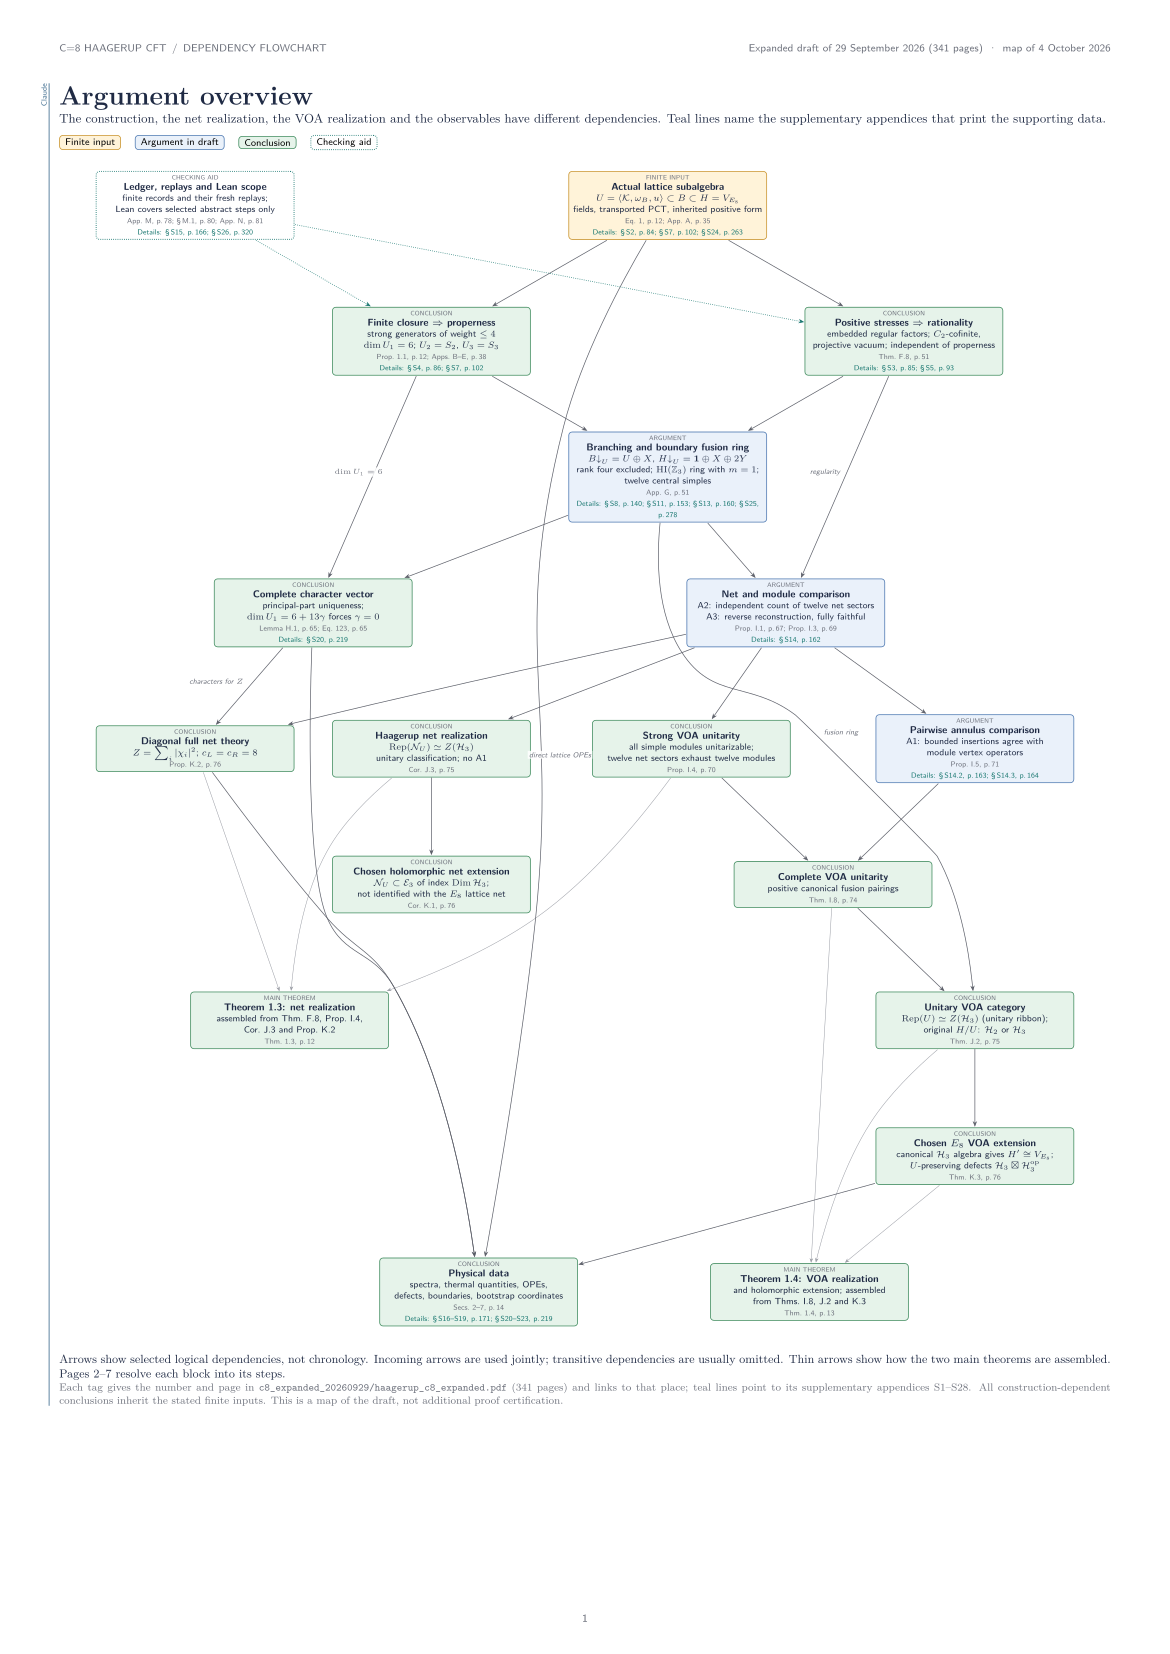

Here is the Python script that generated this plot:
#!/usr/bin/env python3
"""Build the dependency flowchart of the expanded c=8 Haagerup CFT draft.

The flowchart maps the argument of
    c8_expanded_20260929/haagerup_c8_expanded.pdf   (341 pages)
Every reference tag (theorem number and page) is read from that draft's
.aux and .toc files, and every tag is a link to the corresponding named
destination in the draft PDF.

Pipeline:
  1. read labels (.aux) and table-of-contents entries (.toc) of the draft;
  2. typeset every node once to measure its size;
  3. lay out each page with Graphviz `dot`, using the measured sizes;
  4. write hi_cft_c8_dependency_flowchart.tex with explicit coordinates;
  5. compile it twice into a scratch directory and copy the PDF here.

Usage (from the repository root):
    python hi_cft_c8_dependency_flowchart.py            # write .tex and build PDF
    python hi_cft_c8_dependency_flowchart.py --tex-only # write .tex only

The written .tex is self-contained (TikZ with explicit coordinates); it can be
edited by hand, but rerunning this script regenerates it from the page
specifications below.
"""

import argparse
import json
import os
import re
import shutil
import subprocess
import sys
import tempfile

HERE = os.path.dirname(os.path.abspath(__file__))
DRAFT_DIR = "c8_expanded_20260929"
DRAFT = "haagerup_c8_expanded"
DRAFT_PDF = f"{DRAFT_DIR}/{DRAFT}.pdf"
OUT_BASE = "hi_cft_c8_dependency_flowchart"

# ---------------------------------------------------------------------------
# Reading the draft's labels
# ---------------------------------------------------------------------------


def _balanced(s, i):
    """Return (content, index after) for the brace group starting at s[i]."""
    assert s[i] == "{", s[i:i + 20]
    depth = 0
    for j in range(i, len(s)):
        if s[j] == "{":
            depth += 1
        elif s[j] == "}":
            depth -= 1
            if depth == 0:
                return s[i + 1:j], j + 1
    raise ValueError("unbalanced braces")


def read_aux(path):
    labels = {}
    text = open(path, encoding="utf-8", errors="replace").read()
    for m in re.finditer(r"\\newlabel\{([^}]*)\}", text):
        name = m.group(1)
        if name.endswith("@cref"):
            continue
        body, _ = _balanced(text, m.end())
        fields = []
        i = 0
        while i < len(body) and len(fields) < 5:
            if body[i] == "{":
                f, i = _balanced(body, i)
                fields.append(f)
            else:
                i += 1
        if len(fields) >= 4:
            labels[name] = (fields[0], fields[1], fields[3])
    return labels


def read_toc(path):
    entries = {}
    text = open(path, encoding="utf-8", errors="replace").read()
    for m in re.finditer(r"\\contentsline\s*\{(\w+)\}", text):
        i = m.end()
        try:
            title, i = _balanced(text, i)
            page, i = _balanced(text, i)
            anchor, i = _balanced(text, i)
        except (AssertionError, ValueError):
            continue
        n = re.search(r"\\numberline\s*\{([^}]*)\}", title)
        if n:
            entries[n.group(1)] = (n.group(1), page, anchor)
    return entries


LABELS = {}
TOC = {}


def resolve(key):
    if key in LABELS:
        return LABELS[key]
    if key in TOC:
        return TOC[key]
    raise KeyError(f"unknown reference key {key!r}")


def link(anchor, text):
    return r"\fclink{%s}{%s}" % (anchor, text)


def tag(ref):
    """Format one reference.

    ref = (prefix, key)               -> 'Lemma C.1 . p. 41'
          (prefix, key, suffix)       -> 'Input F.1(3) . p. 46'
          (prefix, key, None, key2)   -> 'Eqs. 95--97 . p. 42'
    """
    prefix, key = ref[0], ref[1]
    suffix = ref[2] if len(ref) > 2 and ref[2] else ""
    num, page, anchor = resolve(key)
    if len(ref) > 3:
        num = f"{num}--{resolve(ref[3])[0]}"
    sep = r"\," if prefix.endswith("\\S") else "~"
    text = f"{prefix}{sep}{num}{suffix}, p.\\," + page
    return link(anchor, text)


def tags(refs):
    return r";\fcsep ".join(tag(r) for r in refs)


# ---------------------------------------------------------------------------
# Page specifications
# ---------------------------------------------------------------------------

KINDS = {
    "fin": "Finite input",
    "arg": "Argument in draft",
    "con": "Conclusion",
    "ext": "External input",
    "opt": "Optional route",
    "open": "Open boundary",
    "aid": "Checking aid",
}
TYPE_LABEL = {
    "fin": "FINITE INPUT",
    "arg": "ARGUMENT",
    "con": "CONCLUSION",
    "ext": "EXTERNAL THEOREMS",
    "opt": "OPTIONAL ROUTE",
    "open": "OPEN BOUNDARY",
    "aid": "CHECKING AID",
}


class Node:
    def __init__(self, nid, kind, title, body="", refs=(), details=(),
                 label=None):
        self.id = nid
        self.kind = kind
        self.title = title
        self.body = body
        self.refs = list(refs)
        self.details = list(details)
        self.label = label or TYPE_LABEL[kind]

    def content(self):
        parts = [r"{\fctitle %s}" % self.title]
        if self.body:
            parts.append(r"{\fcbody %s}" % self.body)
        if self.refs:
            parts.append(r"{\fctag %s}" % tags(self.refs))
        if self.details:
            parts.append(r"{\fcdetail Details: %s}" % tags(self.details))
        return (r"{\fctype %s}\\[-.6pt]" % self.label) + r"\\".join(parts)


class Edge:
    def __init__(self, a, b, style="dep", label=None, constraint=True,
                 weight=None):
        self.a, self.b = a, b
        self.style = style
        self.label = label
        self.constraint = constraint
        self.weight = weight


class Page:
    def __init__(self, key, title, subtitle, orientation, width_cm, nodes,
                 edges, notes, ranks=(), dot_attrs=None, kinds=None,
                 grid=None, colsep=5.4, rowsep=3.0):
        self.key = key
        self.title = title
        self.subtitle = subtitle
        self.orientation = orientation
        self.width_cm = width_cm
        self.nodes = nodes
        self.edges = edges
        self.notes = notes
        self.ranks = ranks
        self.dot_attrs = dot_attrs or {}
        self.kinds = kinds
        self.grid = grid          # {node id: (column, row)}; rows go down
        self.colsep = colsep      # cm between column centres
        self.rowsep = rowsep      # cm between row centres


N, E = Node, Edge
S = r"\S"   # section-sign prefix for supplementary references

# ----- page 1: overview ----------------------------------------------------

P1 = Page(
    "overview", "Argument overview",
    r"The construction, the net realization, the VOA realization and the "
    r"observables have different dependencies. Teal lines name the "
    r"supplementary appendices that print the supporting data.",
    "portrait", 4.8,
    [
        N("lat", "fin", "Actual lattice subalgebra",
          r"$U=\langle\mathcal K,\omega_B,u\rangle\subset B\subset H=V_{E_8}$\\"
          r"fields, transported PCT, inherited positive form",
          [("Eq.", "eq:U"), ("App.", "sec:construction")],
          [(S, "S2"), (S, "expfinite:reference"), (S, "expdata:coordinates")]),
        N("prop", "con", r"Finite closure $\Rightarrow$ properness",
          r"strong generators of weight $\le4$\\"
          r"$\dim U_1=6$; $U_2=S_2$, $U_3=S_3$",
          [("Prop.", "prop:mainproper"), ("Apps.", "sec:finite", None,
                                          "sec:properness")],
          [(S, "sec:reader-finite"), (S, "expfinite:reference")]),
        N("rat", "con", r"Positive stresses $\Rightarrow$ rationality",
          r"embedded regular factors; $C_2$-cofinite,\\"
          r"projective vacuum; independent of properness",
          [("Thm.", "thm:positive-stress-rationality")],
          [(S, "hr:positive-stress-check"), (S, "hr:structural-inputs")]),
        N("branch", "arg", "Branching and boundary fusion ring",
          r"$B{\downarrow}_U=U\oplus X$, $H{\downarrow}_U=\mathbf1\oplus X\oplus2Y$\\"
          r"rank four excluded; $\mathrm{HI}(\mathbb Z_3)$ ring with $m=1$;\\"
          r"twelve central simples",
          [("App.", "sec:branching")],
          [(S, "expstructure:atlas"), (S, "expstructure:tops"),
           (S, "expstructure:categorical-diagnostics"),
           (S, "expdata:top-atlas")]),
        N("chars", "con", "Complete character vector",
          r"principal-part uniqueness;\\"
          r"$\dim U_1=6+13\gamma$ forces $\gamma=0$",
          [("Lemma", "lem:haagerup-character-unique"),
           ("Eq.", "eq:vacuum-character")],
          [(S, "expdata:characters")]),
        N("netcmp", "arg", "Net and module comparison",
          r"A2: independent count of twelve net sectors\\"
          r"A3: reverse reconstruction, fully faithful",
          [("Prop.", "clm:analytic-net-count"),
           ("Prop.", "clm:analytic-reconstruction")],
          [(S, "expstructure:analytic-map")]),
        N("strong", "con", "Strong VOA unitarity",
          r"all simple modules unitarizable;\\"
          r"twelve net sectors exhaust twelve modules",
          [("Prop.", "prop:analytic-strong-unitarity")]),
        N("netH", "con", "Haagerup net realization",
          r"$\mathrm{Rep}(\mathcal N_U)\simeq Z(\mathcal H_3)$\\"
          r"unitary classification; no A1",
          [("Cor.", "cor:analytic-net-haagerup")]),
        N("a1", "arg", "Pairwise annulus comparison",
          r"A1: bounded insertions agree with\\module vertex operators",
          [("Prop.", "clm:analytic-annulus")],
          [(S, "S14.2"), (S, "S14.3")]),
        N("diag", "con", "Diagonal full net theory",
          r"$Z=\sum_i|\chi_i|^2$; $c_L=c_R=8$",
          [("Prop.", "prop:analytic-diagonal")]),
        N("netext", "con", "Chosen holomorphic net extension",
          r"$\mathcal N_U\subset\mathcal E_3$ of index $\mathrm{Dim}\,\mathcal H_3$;\\"
          r"not identified with the $E_8$ lattice net",
          [("Cor.", "cor:analytic-net-extension")]),
        N("complete", "con", "Complete VOA unitarity",
          r"positive canonical fusion pairings",
          [("Thm.", "thm:analytic-complete-unitarity")]),
        N("voacat", "con", "Unitary VOA category",
          r"$\mathrm{Rep}(U)\simeq Z(\mathcal H_3)$ (unitary ribbon);\\"
          r"original $H/U$: $\mathcal H_2$ or $\mathcal H_3$",
          [("Thm.", "thm:analytic-category")]),
        N("e8ext", "con", r"Chosen $E_8$ VOA extension",
          r"canonical $\mathcal H_3$ algebra gives $H'\cong V_{E_8}$;\\"
          r"$U$-preserving defects $\mathcal H_3\boxtimes\mathcal H_3^{\mathrm{op}}$",
          [("Thm.", "thm:analytic-e8-extension")]),
        N("thm13", "con", r"Theorem 1.3: net realization",
          r"assembled from Thm.~F.8, Prop.~I.4,\\Cor.~J.3 and Prop.~K.2",
          [("Thm.", "thm:main-net")], label="MAIN THEOREM"),
        N("thm14", "con", r"Theorem 1.4: VOA realization",
          r"and holomorphic extension; assembled\\from Thms.~I.8, J.2 and K.3",
          [("Thm.", "claim:main")], label="MAIN THEOREM"),
        N("phys", "con", "Physical data",
          r"spectra, thermal quantities, OPEs,\\"
          r"defects, boundaries, bootstrap coordinates",
          [("Secs.", "sec:physics-spectrum", None, "sec:physics-data-guide")],
          [(S, "expphysics:interaction-atlas", None,
            "expphysics:extension-details"),
           (S, "expdata:characters", None, "expdata:thermal")]),
        N("ledger", "aid", "Ledger, replays and Lean scope",
          r"finite records and their fresh replays;\\"
          r"Lean covers selected abstract steps only",
          [("App.", "sec:ledger"), (S, "M.1"),
           ("App.", "sec:formalization")],
          [(S, "expstructure:provenance"), (S, "sec:review-lean")]),
    ],
    [
        E("lat", "prop"), E("lat", "rat"),
        E("prop", "branch"), E("rat", "branch"),
        E("prop", "chars", label=r"$\dim U_1=6$"), E("branch", "chars"),
        E("branch", "netcmp"), E("rat", "netcmp", label="regularity"),
        E("netcmp", "strong"), E("netcmp", "netH"), E("netcmp", "a1"),
        E("netcmp", "diag"), E("chars", "diag", label="characters for $Z$"),
        E("strong", "complete"), E("a1", "complete"),
        E("netH", "netext"),
        E("complete", "voacat"), E("branch", "voacat", label="fusion ring"),
        E("voacat", "e8ext"),
        E("strong", "thm13", style="thin"),
        E("netH", "thm13", style="thin"), E("diag", "thm13", style="thin"),
        E("complete", "thm14", style="thin"), E("voacat", "thm14", style="thin"),
        E("e8ext", "thm14", style="thin"),
        E("lat", "phys", label="direct lattice OPEs", constraint=False),
        E("chars", "phys"), E("diag", "phys"), E("e8ext", "phys"),
        E("ledger", "prop", style="aid"), E("ledger", "rat", style="aid"),
    ],
    [
        r"Arrows show selected logical dependencies, not chronology. "
        r"Incoming arrows are used jointly; transitive dependencies are "
        r"usually omitted. Thin arrows show how the two main theorems are "
        r"assembled. Pages 2--7 resolve each block into its steps.",
    ],
    grid={
        "ledger": (0, 0), "lat": (2, 0),
        "prop": (1, 1), "rat": (3, 1),
        "branch": (2, 2),
        "chars": (0.5, 3), "netcmp": (2.5, 3),
        "diag": (0, 4), "netH": (1, 4), "strong": (2.1, 4), "a1": (3.3, 4),
        "netext": (1, 5), "complete": (2.7, 5),
        "thm13": (0.4, 6), "voacat": (3.3, 6),
        "e8ext": (3.3, 7),
        "phys": (1.2, 8), "thm14": (2.6, 8),
    },
    colsep=6.0, rowsep=3.45,
)

# ----- page 2: finite construction -----------------------------------------

P2 = Page(
    "finite", "Finite construction and the all-weight argument",
    r"Appendices A--E: actual-vector provenance comes before closure, the "
    r"two gates are derived from finite witnesses, and properness comes "
    r"before any character identification.",
    "portrait", 4.7,
    [
        N("amb", "fin", "Ambient lattice VOA",
          r"$B=V_{E_6\oplus A_2}\subset H=V_{E_8}$;\\cocycle and mode formula",
          [("Eq.", "eq:cocycle"), ("Eq.", "eq:lattice-product")],
          [(S, "expfinite:coordinates"), (S, "expfinite:mode-engine")]),
        N("lev", "arg", "Two affine levels",
          r"the two current triples generate\\"
          r"$A_{1,1}\otimes A_{1,39}$; $K=\mathcal K_1$, $\dim K=6$",
          [("Lemma", "lem:levels")]),
        N("ufield", "fin", "Defining field and real form",
          r"$u$: three momenta, fixed relative phase;\\"
          r"transported PCT $\theta_g$; stress $\omega_B$",
          [("Eq.", "eq:u"), ("Eq.", "eq:pct")],
          [(S, "hr:three-term-vector"), (S, "expdata:coordinates")]),
        N("mingen", "fin", "Minimal generation",
          r"$K,\omega_B,u$ generate all $120$ vectors\\"
          r"of $S_2$ under current zero modes and $u_1$",
          [(S, "A.3")],
          [(S, "S4.2"), (S, "expfinite:generation-graph")]),
        N("init", "fin", "Initial spaces",
          r"$\dim S_2=120$, $\dim S_3=956$,\\"
          r"$\dim N_3=634$; $P=S_3/N_3$ has dimension $322$",
          [("Input", "cert:initial")],
          [(S, "expfinite:complete-fields"), (S, "expfinite:grade-three")]),
        N("lower", "fin", "Lower identities and triplet",
          r"3,970 exact identities; actual $P_4$;\\"
          r"$L(1)P_4\subset S_3$, $L(2)P_4\subset S_2$",
          [("Input", "cert:lower")],
          [(S, "expfinite:3970"), (S, "expfinite:actual-triplet")]),
        N("bounds", "arg", "Current projector bounds",
          r"Cartan eigenvalues $m^2\le2d(h,h)$;\\"
          r"finite $FE$ polynomials are exact projectors",
          [("Lemma", "lem:current-bounds")]),
        N("g4pack", "fin", "Gate 4 certificate packet",
          r"2,145 + 118 + 12 seed identities;\\"
          r"644 raising images (rank 294); nine ranks 322;\\"
          r"12 projected residuals on 21 columns",
          [("App.", "sec:gate4")],
          [(S, "S4.3"), (S, "expfinite:gate4-inventory"),
           (S, "expfinite:projected-columns")]),
        N("raise", "arg", "Raising saturation",
          r"$P=E_LP+E_RP+C_a$ forces $f_a=0$;\\"
          r"raising words of length 25 vanish",
          [("Lemma", "lem:raising")]),
        N("singlet", "arg", "Joint-singlet recovery",
          r"the twelve weight-$(0,0)$ classes are\\"
          r"recovered through the projector $\Pi$",
          [("Lemma", "lem:singlet"), ("Eq.", "eq:projector")]),
        N("gate4", "con", "Gate 4",
          r"$(S_2)_0S_3\subset W_4$: all $9\cdot322=2898$\\"
          r"highest-left identities",
          [("Eq.", "eq:gate4")]),
        N("boot", "arg", "Positive-mode bootstrap",
          r"controls on $S_3$, $W_4$ and $N_5$,\\"
          r"established before Gate 5",
          [("Lemma", "lem:bootstrap"),
           ("Eqs.", "eq:positive-S3", None, "eq:positive-N5")]),
        N("normal", "arg", "Normal-space controls",
          r"$(S_2)_0N_4,\ (N_3)_0S_3\subset N_5$;\\"
          r"no $P_3$-by-$P_3$ closure is used",
          [("Lemma", "lem:normal-controls")]),
        N("jacobi", "arg", "Jacobi reduction",
          r"$F(a,\beta(b,p))=F(b,\beta(a,p))$\\whenever $a_0b\in N_3$",
          [("Lemma", "lem:jacobi")]),
        N("g5pack", "fin", "Gate 5 bottom witnesses",
          r"$\beta(a_3,p_3)=c_3q_-$, $\beta(a_6,p_6)=c_6q_-$,\\"
          r"$c_3c_6\neq0$; table of $(a_i)_0a_j\in N_3$",
          [(S, "D.1")],
          [(S, "S4.4")]),
        N("span", "fin", "Charged-span certificate",
          r"28 reconstructed charged seeds and\\"
          r"644 lowering images span all of $P$",
          [(S, "D.2")],
          [(S, "expfinite:gate5-seeds")]),
        N("charged", "arg", "Charged families",
          r"weight exclusion at the bottom inputs,\\"
          r"then raising: 23 channels",
          [(S, "D.1")]),
        N("neutral", "arg", "Neutral family",
          r"$P/C=0$, then $(e_0a_3)_0p_3\in N_5$\\"
          r"by two Jacobi identities: one channel",
          [(S, "D.2")]),
        N("gate5", "con", "Gate 5",
          r"$(S_2)_0P_4\subset N_5$: 24 channels derived,\\"
          r"not recomputed grade-five products",
          [("Eq.", "eq:gate5")]),
        N("finish", "arg", r"Remaining modes on $P_4$",
          r"Virasoro commutators give $a_nP_4$, $n\le4$;\\"
          r"the 30 prime-only tests are derived",
          [("App.", "sec:properness")]),
        N("wick", "arg", "Filtered Wick reduction",
          r"singular products of normal expressions\\"
          r"reduce to generator pairs",
          [("Lemma", "lem:filtered-wick")]),
        N("crit", "arg", "Recursive strong-generation criterion",
          r"(i) $k_ns,a_ns\in\mathcal N$;\ "
          r"(ii) $S_d\subset A_0S_{d-1}+\mathcal N_d$\\"
          r"$\Rightarrow$ $\mathcal N$ is a vertex subalgebra",
          [("Thm.", "thm:recursive"), ("Rem.", "rem:finite-scope")]),
        N("spanU", "con", r"Normal span equals $U$",
          r"Theorem B.3 applies to $K,S_2,S_3,P_4$:\\"
          r"strong generators of weight $\le4$",
          [("App.", "sec:properness")]),
        N("proper", "con", "Properness and low grades",
          r"$U_1=K$: $\dim U_1=6<86=\dim B_1$;\\"
          r"$U_2=S_2$, $U_3=S_3$; PCT-stable, hence\\"
          r"simple and unitary (CKLW); $c=8$",
          [("Prop.", "prop:mainproper"), ("Cor.", "cor:initial-grades")]),
        N("lean", "aid", "Lean-checked abstract steps",
          r"raising saturation, projected-residual\\"
          r"recovery, Jacobi bottom implication",
          [("App.", "sec:formalization")],
          [(S, "S26.3")]),
    ],
    [
        E("amb", "lev"), E("amb", "ufield"),
        E("lev", "mingen"), E("ufield", "mingen"),
        E("mingen", "init"),
        E("init", "lower"), E("init", "g4pack"),
        E("lower", "raise", label=r"$a_0N_3\subset N_4$"),
        E("g4pack", "raise"), E("bounds", "raise", label="nilpotence"),
        E("g4pack", "singlet"), E("bounds", "singlet"),
        E("raise", "gate4"), E("singlet", "gate4"),
        E("lower", "boot"), E("gate4", "boot"),
        E("boot", "normal"), E("gate4", "normal"),
        E("normal", "jacobi"),
        E("jacobi", "charged"), E("g5pack", "charged"),
        E("charged", "neutral"), E("span", "neutral"), E("jacobi", "neutral"),
        E("charged", "gate5"), E("neutral", "gate5"),
        E("boot", "finish"), E("gate5", "finish"),
        E("wick", "crit"),
        E("crit", "spanU"), E("finish", "spanU"),
        E("spanU", "proper"),
        E("lean", "raise", style="aid"), E("lean", "singlet", style="aid"),
        E("lean", "jacobi", style="aid"),
    ],
    [
        r"The projected residuals alone do not prove Gate~4: raising "
        r"premises and saturation ranks are also used. Gate~5 and its "
        r"positive-mode consequences are derived; the value "
        r"$\dim U_4=6010$ is not an input. Every finite input is listed "
        r"with its record in the certificate ledger (App.~M) and its fresh "
        r"replay in \S M.1.",
    ],
    grid={
        "amb": (1.2, 0),
        "lev": (0.5, 1), "ufield": (1.9, 1),
        "mingen": (0.5, 2), "init": (1.9, 2),
        "lower": (0.6, 3), "g4pack": (1.8, 3), "bounds": (3.0, 3),
        "raise": (1.1, 4), "singlet": (2.4, 4), "lean": (3.7, 4),
        "gate4": (1.7, 5),
        "boot": (0.8, 6), "normal": (2.2, 6),
        "jacobi": (1.6, 7), "g5pack": (2.75, 7), "span": (3.9, 7),
        "charged": (2.2, 8), "neutral": (3.4, 8),
        "gate5": (2.8, 9),
        "finish": (1.8, 10), "wick": (4.3, 9.7),
        "spanU": (2.6, 11), "crit": (4.3, 10.9),
        "proper": (2.6, 12),
    },
    colsep=5.4, rowsep=2.5,
)

# ----- page 3: regularity ----------------------------------------------------

P3 = Page(
    "regularity", "Regularity and strong rationality",
    r"Appendix F works with the actual PCT-stable algebra $U\subset B$. "
    r"None of its conclusions uses properness or the finite closure gates.",
    "portrait", 4.9,
    [
        N("vac", "con", "Vacuum unitarity of the actual $U$",
          r"PCT-stable subalgebra of $B$ with the\\"
          r"inherited positive form; simple, CFT type",
          [("Eq.", "eq:pct"), ("Cor.", "cor:initial-grades")]),
        N("potts", "fin", "Potts factor",
          r"Potts fields lie in $U$, are PCT stable and\\"
          r"generate the regular $K(\mathfrak{sl}_2,3)$",
          [("Input", "cert:structural-inputs", "(1)")],
          [(S, "S5.2"), (S, "expdata:coordinates")]),
        N("pfrows", "fin", "Parafermion fields and rows",
          r"$z,a\in U$, $c=8/5$, $\lambda=14/473$; full singular\\"
          r"first rows as normal polynomials",
          [("Input", "cert:structural-inputs", "(2)")],
          [(S, "S5.3"), (S, "hr:membership-words"),
           (S, "expfinite:complete-membership")]),
        N("stress", "fin", "Positive stress identity",
          r"$\omega_U=\omega_{A_{1,1}}+(3403/4563)\,\omega_{A_{1,39}}$\\"
          r"${}+(25/6)\,\overline p+(25/26)\,\overline z$",
          [("Eq.", "eq:positive-stress")],
          [(S, "hr:positive-stress-check"), (S, "S5.5")]),
        N("extpf", "ext", "Parafermion literature",
          r"Linshaw recursive rows; Dong--Lam--Yamada\\"
          r"decoupling coefficients",
          [("Prop.", "prop:pf13-finite-reconstruction")]),
        N("pf", "arg", "Finite reconstruction of the parafermion",
          r"the checked rows of $L,a,b,d$ determine\\"
          r"the algebra: actual $K(\mathfrak{sl}_2,13)\subset U$",
          [("Prop.", "prop:pf13-finite-reconstruction")]),
        N("haar", "arg", r"Averages inside $S_2$",
          r"Haar averages are combinations of four\\"
          r"orthogonal stresses; by Carath\'eodory\\"
          r"$\omega_U=c_1e_1+\dots+c_Ne_N$, all $c_i>0$",
          [("Eq.", "eq:finite-positive-stress")]),
        N("abd", "ext", r"Module $C_2$ quotients",
          r"Abe--Buhl--Dong: finite-dimensional\\for regular algebras",
          [("Lemma", "lem:positive-c2")]),
        N("c2", "arg", "Orthogonal energy bound",
          r"intrinsic energies are bounded on $C_2(V)^\perp$;\\"
          r"hence $U$ is $C_2$-cofinite",
          [("Lemma", "lem:positive-c2")]),
        N("top", "arg", "Highest spaces for a compatible subalgebra",
          r"stable, lowering-killed finite spaces\\are sums of simple tops",
          [("Lemma", "lem:compatible-top")]),
        N("vaclike", "arg", "Vacuum-like vectors",
          r"$L(-1)v=0$ gives a module\\map $V\to M$ sending $\mathbf1\mapsto v$",
          [("Lemma", "lem:vacuum-like")]),
        N("proj", "arg", "Lowest weights; projective vacuum",
          r"trace identity gives $h\ge0$ on every top;\\"
          r"only $V$ has weight $0$; vacuum projective",
          [("Lemma", "lem:vacuum-projective"), ("Eq.", "eq:top-trace")]),
        N("mcrae", "ext", "Finite-category theorems",
          r"McRae: braided Grothendieck--Verdier\\"
          r"module category; Etingof--Penneys: rigidity",
          [("Lemma", "lem:projective-unit")]),
        N("unit", "arg", r"Projective unit in a braided $r$-category",
          r"projective $\mathbf1$ $\Rightarrow$ rigid and semisimple",
          [("Lemma", "lem:projective-unit")]),
        N("rat", "con", "Strong rationality",
          r"$U$ is strongly rational, independently\\"
          r"of properness; no unitarity of modules used",
          [("Thm.", "thm:positive-stress-rationality")]),
        N("later", "con", "Used in Appendices G and I",
          r"semisimple $B{\downarrow}_U$; positive nonvacuum weights;\\"
          r"complete $A_L$ tops (Lemma F.4); regular $U$",
          [("App.", "sec:branching"), ("App.", "sec:analytic-unitarity")]),
    ],
    [
        E("pfrows", "pf"), E("extpf", "pf"),
        E("stress", "haar"),
        E("potts", "c2", label="regular factor"),
        E("pf", "c2", label="regular factor"),
        E("haar", "c2"), E("abd", "c2"), E("vac", "c2"),
        E("top", "proj"), E("vaclike", "proj"), E("c2", "proj"),
        E("haar", "proj"),
        E("mcrae", "unit"),
        E("c2", "rat"), E("proj", "rat"), E("unit", "rat"), E("vac", "rat"),
        E("rat", "later"), E("proj", "later"), E("top", "later"),
    ],
    [
        r"The embedded regular factors and the positive stress identity are "
        r"exact field inputs (review note R1 of App.~F); "
        r"Proposition~F.2 transports the checked parafermion rows to an "
        r"identification but does not replace their verification. Lemma~F.7 "
        r"does not assume that nonvacuum modules are unitarizable.",
    ],
    grid={
        "potts": (0.2, 0), "pfrows": (1.45, 0), "extpf": (2.7, 0),
        "stress": (3.93, 0),
        "vac": (0, 1.45), "pf": (2.0, 1.2), "haar": (3.9, 1.3),
        "abd": (0.5, 2.7), "c2": (1.9, 2.6), "top": (3.2, 2.6),
        "vaclike": (4.0, 3.75),
        "mcrae": (0.3, 3.95), "proj": (2.75, 3.95),
        "unit": (0.6, 5.2), "rat": (1.9, 5.35),
        "later": (2.6, 6.6),
    },
    colsep=5.3, rowsep=3.95,
)

# ----- page 4: branching and the rank fork ------------------------------------

P4 = Page(
    "branching", "Branching and the rank fork",
    r"Appendix G, first half: the actual lattice branching fixes the boundary "
    r"category up to rank four or six, and rank four is excluded before any "
    r"unitary classification is invoked.",
    "portrait", 4.6,
    [
        N("inP", "con", "Proper branch (page 2)",
          r"$\dim U_1=6$; actual $U\subsetneq B$",
          [("Prop.", "prop:mainproper")]),
        N("inR", "con", "Strong rationality (page 3)",
          r"semisimplicity; positive nonvacuum\\"
          r"lowest weights; Lemma F.4 for tops",
          [("Thm.", "thm:positive-stress-rationality"),
           ("Lemma", "lem:compatible-top")]),
        N("corewit", "fin", "Core spectral witnesses",
          r"six joint eigenvectors in $U_2$:\\"
          r"$z_1=12/13$, $(\omega_{\mathcal T})_1=14/13$, $p_1=2/3$",
          [("Input", "cert:structural-inputs", "(3)")],
          [(S, "S5.6"), (S, "expstructure:R-extension"), (S, "S25.1")]),
        N("irr", "fin", "80-current and 81-top irreducibility",
          r"exact zero-mode actions: the complementary\\"
          r"currents and four mixed tops are irreducible",
          [("Input", "cert:structural-inputs", "(4)")],
          [(S, "S5.7"), (S, "expdata:80-top"), (S, "expdata:81-tops")]),
        N("AL", "arg", r"Embedded order-13 core $A_L$",
          r"isotropic charge line $k=\pm5j$;\\"
          r"$\mathrm{Rep}(A_L)\simeq\mathrm{Fib}\boxtimes SO(3)_{13}$, 14 simples",
          [(S, "G.1"), ("Eq.", "eq:core-charge-minimum")],
          [(S, "expstructure:atlas")]),
        N("topb", "arg", "Universal top bound",
          r"trace identity on complete $A_L$ tops:\\"
          r"$0\le h\le17/10<2$ for every simple module",
          [("Eq.", "eq:top-W"), ("Eq.", "eq:sharp-top-bound")],
          [(S, "expstructure:tops"), (S, "S26.3")]),
        N("branchB", "arg", "Actual lattice branching",
          r"$B{\downarrow}_U=U\oplus X$, $h_X=1$;\\"
          r"$H{\downarrow}_U=\mathbf1\oplus X\oplus Y\oplus Y^*$, $h_Y=1$",
          [("Eq.", "eq:B-branching"), ("Eq.", "eq:H-branching-fork")]),
        N("dmno", "ext", "Lagrangian algebras",
          r"DMNO center correspondence;\\"
          r"Bischoff--Jones two products",
          [(S, "G.2")]),
        N("fork", "arg", "Rank four or rank six",
          r"$\mathrm{Rep}(U)\simeq Z(\mathcal F)$, $\mathcal F$ = all $H$-modules;\\"
          r"$\mathrm{rank}\,\mathcal F=\dim\mathrm{End}(H)\in\{4,6\}$",
          [("Eq.", "eq:rank-fork")],
          [(S, "S13.1")]),
        N("inv", "arg", "Three untwisted invertibles",
          r"$\mathbb Z/3$ automorphisms of $H/B$ inject;\\"
          r"$X$ is not invertible;\\"
          r"$L_-$ Tannakian: untwisted $\mathrm{Vec}_{\mathbb Z/3}$",
          [("Lemma", "lem:automorphisms-invertibles"),
           ("Lemma", "lem:no-sign-extension")]),
        N("larson", "ext", "Near-group inputs",
          r"Larson: $m\in\{0,2,3,6\}$; EGO; HKL;\\"
          r"Dong--Mason; DLN; Kirillov--Ostrik",
          [(S, "G.3")]),
        N("m02", "arg", r"Exclude $m=0$ and $m=2$",
          r"$m=0$: $d_X=1$; $m=2$: an $A_4$-orbifold\\"
          r"of $V_{E_8}$ has at least 16 currents",
          [(S, "G.3")]),
        N("ngind", "arg", "Near-group induction",
          r"twist moments; $m=3$ modular data;\\"
          r"$m=6$: balanced case impossible, projection",
          [("Lemma", "lem:near-group-induction"),
           ("Prop.", "prop:m3-modular"), ("Lemma", "lem:m6-balanced"),
           ("Lemma", "lem:m6-projection")],
          [(S, "S13.2")]),
        N("pole", "arg", "Pole cancellation",
          r"no invariant vector: equal principal\\"
          r"parts give equal functions (used again, p.~5)",
          [("Lemma", "lem:pole-cancellation")]),
        N("curr", "arg", "Current obstructions",
          r"theta-series matching puts $\dim U_1$ in\\"
          r"families that never contain $6$",
          [("Prop.", "prop:near-group-current-obstructions")]),
        N("r4out", "con", "Rank four excluded",
          r"$H{\downarrow}_U=\mathbf1\oplus X\oplus2Y$; $\mathcal F$ has rank six\\"
          r"with three untwisted invertibles (page 5)",
          [(S, "G.4")]),
    ],
    [
        E("corewit", "AL"), E("inR", "AL", label="regular factors"),
        E("AL", "topb"), E("inR", "topb"),
        E("topb", "branchB", label="next top weight $2$ excluded"),
        E("irr", "branchB"), E("inR", "branchB"),
        E("inP", "branchB", label="$86-6=80$ currents"),
        E("branchB", "fork"), E("dmno", "fork"),
        E("branchB", "inv"), E("fork", "inv"), E("dmno", "inv"),
        E("inP", "inv", label="rank of $U_1$"),
        E("fork", "m02"), E("inv", "m02"), E("larson", "m02"),
        E("fork", "ngind"), E("inv", "ngind"), E("larson", "ngind"),
        E("ngind", "curr"), E("pole", "curr"),
        E("inP", "curr", label=r"$\dim U_1=6$"),
        E("m02", "r4out"), E("curr", "r4out"),
    ],
    [
        r"Larson's near-group theorem assumes pseudo-unitarity; for "
        r"$\mathcal F$ it follows from that of its center, whose positive "
        r"spherical structure comes from strictly positive nonvacuum lowest "
        r"weights. No $C^*$ structure is used here. Lemma~G.2 replaces the "
        r"earlier pointwise stabilizer computation $\mathrm{Aut}(B/U)=1$.",
    ],
    grid={
        "inP": (0, 0), "inR": (1.25, 0), "corewit": (2.5, 0),
        "irr": (3.95, 0.35),
        "AL": (2.1, 1.1),
        "topb": (2.1, 2.2),
        "branchB": (2.6, 3.3), "dmno": (4.0, 3.3),
        "inv": (1.4, 4.6), "fork": (3.0, 4.5),
        "larson": (4.0, 5.1),
        "pole": (0.1, 5.9), "ngind": (1.6, 6.0), "m02": (3.2, 6.0),
        "curr": (1.2, 7.1),
        "r4out": (2.4, 8.1),
    },
    colsep=5.4, rowsep=3.6,
)

# ----- page 5: rank six, modular data, characters ------------------------------

P5 = Page(
    "characters", "Rank six, modular data and the characters",
    r"Appendix G, second half, and Appendix H: the character proof uses "
    r"modular data derived from the actual branching, not an assumed "
    r"tensor-category identification.",
    "portrait", 4.6,
    [
        N("inP2", "con", "Proper branch (page 2)",
          r"$\dim U_1=6$",
          [("Prop.", "prop:mainproper")]),
        N("in4", "con", "Rank-six boundary category (page 4)",
          r"noncommutative $\mathrm{End}(H)$; three invertibles\\"
          r"with untwisted $\mathrm{Vec}_{\mathbb Z/3}$",
          [("Eq.", "eq:rank-fork"), (S, "G.4")]),
        N("inPole", "arg", "Pole cancellation (page 4)",
          r"equal principal parts give equal\\vector-valued functions",
          [("Lemma", "lem:pole-cancellation")]),
        N("ring6", "arg", "Rank-six ring",
          r"$\mathbb C^2\oplus M_2(\mathbb C)$ forces $\rho a=a^2\rho$ and\\"
          r"$\rho^2=1+m(\rho+a\rho+a^2\rho)$, $m\ge1$",
          [("Eq.", "eq:rank6-ring")]),
        N("ext6", "ext", "Root-of-unity inputs",
          r"Ostrik formal codegrees; Ng--Schauenburg\\"
          r"twist formula; Larson sums of roots",
          [(S, "G.4")]),
        N("ind6", "arg", "Center induction and two moments",
          r"$I(1)=1+X+2Y$; first and second twist\\"
          r"sums of the residual simples",
          [("Lemma", "lem:rank6-induction"),
           ("Eqs.", "eq:indicator-first", None, "eq:indicator-second")]),
        N("mone", "arg", r"Exclude $m>1$",
          r"square-class bound, and the\\"
          r"conductor-forty equality case at $m=2$",
          [("Eq.", "eq:squareclass-bound"), ("Lemma", "lem:conductor40")],
          [(S, "S13.3")]),
        N("hi", "con", r"Spherical untwisted $\mathrm{HI}(\mathbb Z_3)$",
          r"$m=1$, $d=(3+\sqrt{13})/2$;\\"
          r"six residual twists, $\nu_2(\rho)=1$;\\twelve central simples",
          [("Eq.", "eq:haagerup-dimensions"),
           ("Lemma", "lem:six-residual-twists")]),
        N("gsy", "ext", "Modular-data theorem",
          r"Gannon--Schopieray--Yadav, Thm.~A(2);\\"
          r"the prime-13 metric group is fixed",
          [(S, "G.4")]),
        N("st", "con", r"Haagerup $S$ and $T$",
          r"modular representation determined;\\"
          r"not yet a ribbon classification",
          [(S, "G.4")]),
        N("vercl", "opt", "Extra pivotal census",
          r"assume Vercleyen's four-entry\\list is exhaustive",
          [(S, "G.5")]),
        N("ribbon", "opt", "Abstract ribbon identification",
          r"$\mathrm{Rep}(U)\simeq Z(\mathcal H_3)$ abstractly;\\"
          r"no fusion positivity",
          [("Prop.", "prop:optional-algebraic-identification")]),
        N("dln", "ext", "Character-theory inputs",
          r"DLN congruence (finite image);\\"
          r"Evans--Gannon fundamental matrix $\Xi$",
          [("App.", "sec:characters")]),
        N("huniq", "arg", "Uniqueness from the principal part",
          r"no invariant constants for this $(S,T)$",
          [("Lemma", "lem:haagerup-character-unique")]),
        N("chars", "con", "All twelve characters",
          r"$\chi=\Xi_{:,0}+\gamma\,\Xi_{:,d_3}$, $\dim U_1=6+13\gamma$\\"
          r"$\Rightarrow\gamma=0$; lowest weights $\le15/13$",
          [("Eq.", "eq:vacuum-character")],
          [(S, "expdata:characters")]),
        N("unmixed", "con", "Unmixed lattice restrictions",
          r"$(0,\pm1)\mapsto c_1$, $(\pm1,0)\mapsto c_2$",
          [("Cor.", "cor:unmixed-lattice-restrictions")]),
    ],
    [
        E("in4", "ring6"),
        E("ring6", "ind6"), E("in4", "ind6", label="untwisted"),
        E("ext6", "ind6"),
        E("ind6", "mone"), E("ext6", "mone"),
        E("mone", "hi"), E("ind6", "hi"),
        E("hi", "st"), E("gsy", "st"),
        E("hi", "vercl", style="opt"), E("vercl", "ribbon", style="opt"),
        E("in4", "ribbon", style="opt"),
        E("st", "huniq"), E("dln", "huniq"), E("inPole", "huniq"),
        E("huniq", "chars"), E("dln", "chars"),
        E("inP2", "chars", label=r"$\dim U_1=6$"),
        E("chars", "unmixed"),
    ],
    [
        r"Dashed arrows mark an optional route using an extra "
        r"pivotal-classification hypothesis. It is not used for the "
        r"characters or the analytic realization, and it does not establish "
        r"canonical VOA fusion positivity. The character vector fixes every "
        r"graded dimension but was not used to prove properness.",
    ],
    grid={
        "inP2": (0, 0), "in4": (1.6, 0), "ext6": (3.5, 0.6),
        "ring6": (1.6, 1.1),
        "ind6": (2.2, 2.2),
        "mone": (3.3, 3.3),
        "hi": (2.2, 4.4),
        "gsy": (0.6, 4.9), "vercl": (3.7, 5.3),
        "st": (1.5, 5.8), "inPole": (0.0, 3.1),
        "ribbon": (3.7, 6.6),
        "dln": (0.1, 6.6), "huniq": (1.5, 7.0),
        "chars": (1.3, 8.2), "unmixed": (3.0, 8.2),
    },
    colsep=5.4, rowsep=3.6,
)

# ----- page 6: analytic realization -------------------------------------------

P6 = Page(
    "analytic", "Analytic realization: two distinct routes",
    r"Appendices I--K: positivity of the vacuum, of all modules and of the "
    r"fusion pairings are separate assertions; A2--A3 and A1 are different "
    r"bridges.",
    "landscape", 4.55,
    [
        N("alg", "con", "Algebraic inputs (pages 2--4)",
          r"regularity; $H{\downarrow}_U=U\oplus X\oplus2Y$; rank-six\\"
          r"ring with untwisted pointed part;\\"
          r"twelve simple modules; Lemmas G.1--G.2",
          [("Eq.", "eq:analytic-branching"), ("App.", "sec:characters")]),
        N("netthm", "ext", "Lattice and net theorems",
          r"CKLW strong locality; Tener bounded\\"
          r"insertions; Longo finite index",
          [(S, "subsec:analytic-net-count")]),
        N("subnet", "arg", "Completely rational subnet",
          r"$[\mathcal A^{\mathrm{bl}}_H:\mathcal A^{\mathrm{bl}}_U]<\infty$;"
          r" vacuum isomorphism\\transfers rationality to $\mathcal N_U$",
          [(S, "subsec:analytic-net-count")]),
        N("core", "arg", "Reduction on a common core",
          r"domain-invariant projections\\reduce closed fields",
          [("Lemma", "lem:analytic-graph-reduction")],
          [(S, "S14.1")]),
        N("a2a", "arg", "A2: actual net branching",
          r"summands $1,1,2$ stay irreducible;\\"
          r"finite index (Kawahigashi--Longo);\\"
          r"$\mathrm{End}(A_{\mathrm{net}})\cong\mathbb C^2\oplus M_2(\mathbb C)$",
          [("Prop.", "clm:analytic-net-count"),
           ("Eq.", "eq:analytic-end-algebra")]),
        N("a2b", "arg", "A2: net invertibles",
          r"$\mathrm{Inv}(\mathcal F_{\mathrm{net}})=\mathbb Z/3$: index two\\"
          r"excluded via CKLW and Lemma G.2;\\untwisted through $L_-$",
          [("Prop.", "clm:analytic-net-count")]),
        N("a2c", "arg", "A2: twelve net sectors",
          r"rank-six and indicator argument applied\\"
          r"to $\mathcal F_{\mathrm{net}}$; "
          r"$\mathrm{Rep}(\mathcal N_U)\simeq Z(\mathcal F_{\mathrm{net}})$",
          [("Eq.", "eq:analytic-center-dimensions")]),
        N("ht", "ext", "Henriques--Tener reconstruction",
          r"Thm.~9.5, Rem.~9.8 (no finite multiplicity),\\"
          r"Thm.~8.9 (vacuum VOA is $U$)",
          [(S, "subsec:analytic-reconstruction")]),
        N("a3", "arg", "A3: reverse reconstruction",
          r"net sector $\mapsto$ simple ordinary unitary module;\\"
          r"fully faithful linear $*$-functor, no tensorator",
          [("Prop.", "clm:analytic-reconstruction"),
           ("Eq.", "eq:analytic-projection-core")]),
        N("strong", "con", "Strong unitarity",
          r"twelve inequivalent images exhaust\\"
          r"the twelve algebraic simples",
          [("Prop.", "prop:analytic-strong-unitarity")]),
        N("izumi", "ext", "Unitary classification",
          r"Izumi: $\mathcal H_2$ or $\mathcal H_3$; Grossman--Snyder:\\"
          r"one Morita class; Reutter: unitary braiding",
          [("App.", "sec:analytic-category")]),
        N("netH", "con", "Net Haagerup center",
          r"$\mathrm{Rep}(\mathcal N_U)\simeq Z(\mathcal H_3)$; boundary\\"
          r"category of the $E_8$ net: $\mathcal H_2$ or $\mathcal H_3$; no A1",
          [("Cor.", "cor:analytic-net-haagerup")]),
        N("lr", "ext", "Net extension theorems",
          r"Longo--Rehren Q-systems; Rehren\\"
          r"diagonal construction; M\"uger; DMNO",
          [("App.", "sec:analytic-full-theory")]),
        N("diag", "con", "Diagonal full net theory",
          r"$Z_{\mathrm{diag}}=\sum_i|\chi_i|^2$ from the\\"
          r"A2--A3 sector identification",
          [("Prop.", "prop:analytic-diagonal"),
           ("Eq.", "eq:analytic-diagonal-partition")]),
        N("netext", "con", "Chosen holomorphic net extension",
          r"$\mathcal N_U\subset\mathcal E_3$, index $\mathrm{Dim}\,\mathcal H_3$;\\"
          r"bimodules $\mathcal H_3\boxtimes\mathcal H_3^{\mathrm{op}}$",
          [("Cor.", "cor:analytic-net-extension")]),
        N("tener", "ext", "Annulus and insertion theorems",
          r"Tener: common localizer, module annuli;\\"
          r"Henriques--Tener: transport, insertions",
          [(S, "subsec:analytic-annuli")],
          [(S, "S14.4")]),
        N("dom", "arg", "Dense inverse-energy domains",
          r"round factorization $A_MC_M=\lambda r^{L_0}$",
          [("Lemma", "lem:analytic-inverse-domain")]),
        N("cont", "arg", "Continuation of the insertion form",
          r"identity theorem across the seam;\\"
          r"unique bounded extension",
          [("Lemma", "lem:analytic-insertion-continuation")],
          [(S, "S14.3")]),
        N("a1", "arg", "A1: pairwise annulus comparison",
          r"$\mathcal A^{\mathrm{bl}}_U=\mathcal N_U$; module insertions agree;\\"
          r"a common lift cancels deck phases",
          [("Prop.", "clm:analytic-annulus"),
           ("Eq.", "eq:analytic-annulus-identity")],
          [(S, "S14.2")]),
        N("tfus", "ext", "Fusion-positivity criterion",
          r"Tener: Def.~2.18 and Cor.~4.6",
          [("Thm.", "thm:analytic-complete-unitarity")]),
        N("complete", "con", "Complete VOA unitarity",
          r"positive canonical fusion forms;\\"
          r"strong unitarity is needed first",
          [("Thm.", "thm:analytic-complete-unitarity")]),
        N("gui", "ext", "Unitary Q-systems",
          r"Gui: modules unitarizable;\\unitary relative tensor product",
          [("Lemma", "lem:analytic-unitary-all-modules")]),
        N("allmod", "arg", "All modules over a Q-system",
          r"$\mathcal C_A$, not only local modules,\\is a unitary fusion category",
          [("Lemma", "lem:analytic-unitary-all-modules")]),
        N("voacat", "con", "VOA Haagerup center",
          r"$\mathrm{Rep}(U)\simeq Z(\mathcal H_3)$, unitary ribbon;\\"
          r"original $H/U$: $\mathcal H_2$ or $\mathcal H_3$",
          [("Thm.", "thm:analytic-category")]),
        N("voaext", "ext", "VOA extension theorems",
          r"HKL; Gui; Abe--Buhl--Dong;\\Dong--Mason at $c=8$",
          [("Thm.", "thm:analytic-e8-extension")]),
        N("e8", "con", r"Chosen $H'\cong V_{E_8}$",
          r"all modules $\mathcal H_3$; 36 $U$-preserving\\"
          r"defects $\mathcal H_3\boxtimes\mathcal H_3^{\mathrm{op}}$",
          [("Thm.", "thm:analytic-e8-extension"),
           ("Eq.", "eq:analytic-extension-defects")]),
        N("scope", "open", "Not identified",
          r"$H'$ with the original $H/U$; $\mathcal E_3$ with the\\"
          r"$E_8$ lattice net; whether the reconstruction\\"
          r"functor $\mathcal R$ respects fusion or braiding",
          [("Rem.", "rem:analytic-extension-scope")],
          [(S, "S14.5")]),
    ],
    [
        E("netthm", "subnet"), E("alg", "subnet", label="regularity"),
        E("subnet", "a2a"), E("core", "a2a"), E("alg", "a2a"),
        E("a2a", "a2b"), E("alg", "a2b", label="Lemmas G.1, G.2"),
        E("a2b", "a2c"), E("a2a", "a2c"),
        E("alg", "a2c", label="rank-six argument"),
        E("ht", "a3"), E("core", "a3"),
        E("a2c", "strong"), E("a3", "strong"),
        E("alg", "strong", label="twelve modules"),
        E("a2c", "netH"), E("izumi", "netH"),
        E("netH", "netext"), E("lr", "netext"),
        E("a2c", "diag"), E("a3", "diag"), E("lr", "diag"),
        E("alg", "diag", label="characters"),
        E("a3", "a1"), E("subnet", "a1", label=r"$\mathcal A^{\mathrm{bl}}_U$"),
        E("tener", "a1"), E("dom", "a1"), E("cont", "a1"),
        E("strong", "complete"), E("a1", "complete"), E("tfus", "complete"),
        E("gui", "allmod"),
        E("complete", "voacat"), E("allmod", "voacat"),
        E("izumi", "voacat"),
        E("voacat", "e8"), E("voaext", "e8"),
        E("e8", "scope", style="open"), E("netext", "scope", style="open"),
    ],
    [
        r"A2 and A3 share core methods but are parallel arguments. The net "
        r"route needs no A1; the chosen holomorphic net is not identified "
        r"with $E_8$. The chosen VOA extension $H'$ need not equal the "
        r"original embedding $H/U$. Haagerup categories use all algebra "
        r"modules, not only local modules.",
    ],
    grid={
        "netthm": (0, 0), "subnet": (1.05, 0), "a2a": (2.1, 0),
        "a2b": (3.15, 0), "a2c": (4.2, 0), "netH": (5.3, 0),
        "netext": (6.4, 0),
        "alg": (0, 1.3), "core": (1.1, 1.6), "izumi": (5.3, 1.3),
        "lr": (6.4, 1.3),
        "ht": (0, 2.6), "a3": (2.1, 2.6), "strong": (4.2, 2.1),
        "diag": (6.4, 2.6),
        "tener": (0, 3.9), "a1": (2.1, 4.2), "complete": (3.6, 4.3),
        "voacat": (5.0, 3.7), "scope": (6.95, 3.5),
        "dom": (0, 5.0), "tfus": (2.9, 5.6), "allmod": (5.0, 5.0),
        "e8": (6.2, 4.4),
        "cont": (0, 6.1), "gui": (4.0, 6.2), "voaext": (6.2, 5.7),
    },
    colsep=4.9, rowsep=2.9,
)

# ----- page 7: physics ---------------------------------------------------------

P7 = Page(
    "physics", "From the construction to physical observables",
    r"Sections 2--7: each dataset has explicit mathematical inputs, and the "
    r"two full theories are kept apart.",
    "landscape", 4.7,
    [
        N("fields", "fin", "Actual lattice fields and grades",
          r"mode formula, PCT, norms; $U_2=S_2$;\\"
          r"explicit embedded Potts and parafermion fields",
          [("App.", "sec:construction"), ("Cor.", "cor:initial-grades")],
          [(S, "expdata:coordinates")]),
        N("charthm", "con", "Characters and choice of theory",
          r"twelve $\gamma=0$ characters; diagonal $U$\\"
          r"theory versus the selected $H'\cong V_{E_8}$",
          [("Eq.", "eq:vacuum-character"), ("Eq.", "eq:physics-two-theories")]),
        N("catthm", "con", "Unitary category, full theories",
          r"Haagerup center; canonical $\mathcal H_3$ algebra;\\"
          r"$U$-preserving line interpretation",
          [("Thm.", "thm:analytic-category"),
           ("Thm.", "thm:analytic-e8-extension")]),
        N("recur", "arg", "Exact character recurrence",
          r"$\Xi$ recursion in rational arithmetic;\\"
          r"$E_4/\eta^8=\chi_0+\chi_b+2\chi_a$ checked in every grade",
          [("Eq.", "eq:physics-xi-recurrence"),
           ("Eq.", "eq:physics-e8-character-identity")],
          [(S, "expdata:recurrence")]),
        N("prim", "arg", "Removing Virasoro descendants",
          r"primary multiplicities by convolution",
          [("Eq.", "eq:physics-primary-extraction")]),
        N("spec", "con", "Spin-resolved spectra",
          r"diagonal: gap $2/3$, 2,941 relevant scalars;\\"
          r"$E_8$: scalar gap 2, none relevant; $\Delta\le24$",
          [("Eq.", "eq:physics-relevant-scalars"), (S, "2.4")],
          [(S, "expdata:scalars"), (S, "expdata:spins")]),
        N("tail", "arg", "Tail bound from modular invariance",
          r"the omitted tail is bounded by\\the known spectrum at $b$ and $4\pi^2/b$",
          [("Prop.", "prop:physics-modular-tail")],
          [(S, "S27.3")]),
        N("therm", "con", "Controlled thermal observables",
          r"$Z,F,E,S,C$ with outward-rounded\\intervals and tail certificates",
          [("Eq.", "eq:physics-moment-tail"), (S, "2.5")],
          [(S, "expdata:thermal")]),
        N("corr", "con", "Exact selected correlators",
          r"currents, $u$, Potts and parafermion spin-3\\"
          r"four-point functions; lightest-module blocks",
          [("Eq.", "eq:physics-u-neutral"),
           ("Eq.", "eq:physics-spin3-fourpoint"),
           ("Eq.", "eq:physics-lightest-block")],
          [(S, "expphysics:correlator-details")]),
        N("ward", "arg", "Seeds and Ward completion",
          r"1,137 lattice products, 3,512 projections;\\"
          r"lowering currents complete the tensor",
          [("Eq.", "eq:physics-Ward-completion")]),
        N("tensor", "con", "Complete weight-two chiral tensor",
          r"113 Virasoro primaries;\\18,365 nonzero three-point entries",
          [("Eq.", "eq:physics-primary-three-point"),
           (S, "sec:physics-couplings")],
          [(S, "expphysics:interaction-atlas")]),
        N("modar", "arg", "Exact modular arithmetic",
          r"$S,T$ over $\mathbb Q(\zeta_{13})$; Verlinde fusion;\\"
          r"quantum dimensions",
          [("Eq.", "eq:physics-S"), ("Eq.", "eq:physics-Verlinde")],
          [(S, "S18.1"), (S, "S18.2")]),
        N("defects", "con", "Center defects and Cardy data",
          r"twelve twisted sectors; 78 Cardy annuli;\\boundary $g$ factors",
          [("Eq.", "eq:physics-twisted"), ("Eq.", "eq:physics-Cardy")],
          [(S, "S18.3"), (S, "S18.4")]),
        N("sector", "arg", r"Canonical $\mathcal H_3$ sector assignment",
          r"forgetful multiplicities and adjunction;\\"
          r"tube multiplicity spaces",
          [("Eq.", "eq:physics-forgetful"), ("Eq.", "eq:physics-tube-space")],
          [(S, "S19.1")]),
        N("e8sym", "con", r"Haagerup symmetry of the $E_8$ theory",
          r"invariant scalar gap 2 (1488 or 36 states);\\"
          r"six boundaries, 21 distinct annuli",
          [("Eq.", "eq:physics-H3-scalar-table"),
           ("Eq.", "eq:physics-E8-annuli")],
          [(S, "S19.2")]),
        N("pert", "arg", "Perturbation statements",
          r"dimension-two counts; four abelian\\"
          r"current--current directions",
          [("Eq.", "eq:physics-abelian-deformations")]),
        N("ahkz", "ext", "Published bootstrap plots",
          r"Albert--Honda--Kaidi--Zheng;\\Collier--Lin--Yin",
          [("Fig.", "fig:physics-Haagerup-bootstrap")]),
        N("bootpt", "con", r"Locate the $E_8$ model",
          r"$(c,\Delta)=(8,2)$ below both published\\"
          r"curves; here $c=c_L=c_R=8$",
          [("Eq.", "eq:physics-bootstrap-points")]),
        N("open", "open", "Uncomputed extensions",
          r"nonvacuum bulk sewing; general junctions;\\"
          r"RG endpoints; transported $\mathcal H_3$ off this point",
          [(S, "7.1"), (S, "7.3")]),
    ],
    [
        E("charthm", "recur"), E("recur", "prim"), E("prim", "spec"),
        E("spec", "tail"), E("tail", "therm"), E("spec", "therm"),
        E("fields", "corr"), E("fields", "ward"), E("ward", "tensor"),
        E("charthm", "modar"), E("catthm", "modar"),
        E("modar", "defects"), E("catthm", "defects"),
        E("catthm", "sector"), E("modar", "sector"),
        E("sector", "e8sym"), E("spec", "e8sym", label="scalar gaps"),
        E("spec", "pert"),
        E("e8sym", "bootpt"), E("ahkz", "bootpt"),
        E("corr", "open", style="weak", label="partial input only"),
        E("tensor", "open", style="weak", label="bulk sewing remains"),
        E("pert", "open", style="weak", label="symmetry transport open"),
    ],
    [
        r"The bootstrap point uses $c=c_L=c_R=8$, not $16$. Diagram "
        r"endpoints record what the draft computes; they do not assert a "
        r"complete bulk OPE, a new certified SDP exclusion bound, or a "
        r"symmetry-preserving conformal manifold.",
    ],
    grid={
        "charthm": (0, 0), "recur": (1.15, 0), "prim": (2.3, 0),
        "spec": (3.45, 0), "tail": (4.6, 0), "therm": (5.75, 0),
        "pert": (4.4, 1.3),
        "catthm": (0, 1.8), "modar": (1.2, 1.5), "defects": (2.4, 1.3),
        "sector": (2.4, 2.6), "e8sym": (3.55, 2.6), "bootpt": (5.25, 2.6),
        "ahkz": (6.45, 2.6),
        "fields": (0, 3.9), "corr": (1.2, 3.7), "ward": (1.2, 4.9),
        "tensor": (2.4, 4.9), "open": (4.4, 4.2),
    },
    colsep=4.9, rowsep=3.55,
)

PAGES = [P1, P2, P3, P4, P5, P6, P7]

# ----- final page: concordance of the supplementary appendices ------------

SUPPLEMENT_ROWS = [
    ("S1", "How to audit the inputs", "reading order for the finite inputs", "2--5"),
    ("S2", "The small lattice calculation", "defining field, levels, coefficient field", "2"),
    ("hr:positive-stress-check", "Four-column check of the positive stress identity", "Eq.~104", "3"),
    ("sec:reader-finite", "Finite closure identities a reader can inspect", "minimal generation, Gate~4 residuals, Gate~5 scalars", "2"),
    ("hr:structural-inputs", "Structural inputs for direct checking", "Potts and parafermion rows, membership, core witnesses, irreducibility", "3--4"),
    ("S6", "Reproduction and the remaining large checks", "scope of the small checker and replays", "2--5"),
    ("expfinite:reference", "Expanded finite-lattice reference", "coordinates, generation graph, grade three, 3,970 identities, Gate~4 and Gate~5 records", "2--3"),
    ("expstructure:atlas", "Atlas of the commuting algebras", "lattice--Potts core and its order-13 extension $A_L$", "4"),
    ("expstructure:residual", "Residual conformal vectors", "supplementary; not used by the main argument", "--"),
    ("expstructure:neighbor", "Ambient residual cosets", "supplementary route; not needed for regularity or closure", "--"),
    ("expstructure:tops", "Finite top data behind the energy bound", "universal top bound $h\\le17/10$", "4"),
    ("expstructure:c6", "Charge-six lattice coset", "supplementary route with its own hypotheses", "--"),
    ("expstructure:categorical-diagnostics", "Categorical exclusions: diagnostics", "rank fork, multiplicity six, rank-six check", "4--5"),
    ("expstructure:analytic-map", "Analytic verification map", "A2, A3, A1; the three extension objects", "6"),
    ("expstructure:provenance", "Structural provenance and replays", "replay status of the structural inputs", "3--4"),
    ("expphysics:interaction-atlas", "Weight-two interaction atlas", "complete weight-two chiral tensor", "7"),
    ("expphysics:correlator-details", "Correlator tables and channel expansions", "exact selected correlators", "7"),
    ("expphysics:defect-details", "Modular, fusion and diagonal-defect tables", "modular arithmetic, defects, Cardy data", "7"),
    ("expphysics:extension-details", "Six Haagerup lines and extension boundaries", "$\\mathcal H_3$ sector assignment and $E_8$ symmetry", "7"),
    ("expdata:characters", "Characters through grade 24", "character vector and recurrence", "5, 7"),
    ("expdata:scalars", "Full scalar spectrum", "spin-resolved spectra", "7"),
    ("expdata:spins", "Spin-resolved spectrum", "spin-resolved spectra", "7"),
    ("expdata:thermal", "Thermal intervals and tail certificates", "controlled thermal observables", "7"),
    ("expdata:coordinates", "Coordinate atlas of the small fields", "defining field, Potts and parafermion fields", "2--3, 7"),
    ("expdata:top-atlas", "Finite top witness atlas", "core witnesses; 80-current and 81-top irreducibility", "4"),
    ("sec:review-lean", "Lean formalization: coverage", "abstract steps of Apps.~C, D and G; thermal tail algebra", "2, 4, 7"),
    ("sec:physics-lean-assessment", "Assessment of the physics revision", "scope of each physics dataset", "7"),
    ("exp:assembly", "Source concordance and assembly", "result-to-source map for every page", "all"),
]


# ---------------------------------------------------------------------------
# TeX output
# ---------------------------------------------------------------------------

PREAMBLE = r"""\documentclass[10pt]{article}
%% Generated by hi_cft_c8_dependency_flowchart.py from the labels of
%% c8_expanded_20260929/haagerup_c8_expanded.{aux,toc}. Rerun the script after
%% the expanded draft changes; it rewrites this file.
\usepackage[a3paper,left=15mm,right=15mm,top=22mm,bottom=16mm,
  headheight=12pt,headsep=8mm,footskip=8mm]{geometry}
\usepackage{iftex}
\ifPDFTeX
  \usepackage[T1]{fontenc}
\fi
\usepackage{lmodern}
\usepackage{amsmath,amssymb}
\usepackage[dvipsnames]{xcolor}
\usepackage{array,booktabs,longtable}
\usepackage{fancyhdr}
\usepackage{tikz}
\usetikzlibrary{arrows.meta}
\usepackage[hidelinks,pdfnewwindow=false]{hyperref}
\usepackage{monolith-authorship}
\expandafter\ifx\csname iflatexml\endcsname\relax
  \newif\iflatexml \latexmlfalse
\fi

\hypersetup{pdftitle={Dependency flowchart of the expanded c=8 Haagerup CFT draft},
  pdfauthor={Argument map of the 29 September 2026 expanded draft},
  pdfsubject={Tags link to c8\textunderscore expanded\textunderscore 20260929/haagerup\textunderscore c8\textunderscore expanded.pdf}}

\definecolor{fcink}{HTML}{1F2A44}
\definecolor{fcgrey}{HTML}{6B6F7A}
\definecolor{fcteal}{HTML}{17766F}
\definecolor{finD}{HTML}{C8922A}\definecolor{finF}{HTML}{FFF3D9}
\definecolor{argD}{HTML}{4A76B0}\definecolor{argF}{HTML}{EAF1FA}
\definecolor{conD}{HTML}{3D8A5C}\definecolor{conF}{HTML}{E6F3EA}
\definecolor{extD}{HTML}{85879A}\definecolor{extF}{HTML}{F1F1F4}
\definecolor{optD}{HTML}{8D68AD}\definecolor{optF}{HTML}{F4EEF8}
\definecolor{openD}{HTML}{BE4B48}\definecolor{openF}{HTML}{FBEAEA}
\definecolor{aidD}{HTML}{17766F}\definecolor{aidF}{HTML}{FFFFFF}

\newcommand\fcdraft{c8_expanded_20260929/haagerup_c8_expanded.pdf}
\newcommand\fclink[2]{\href{\fcdraft\##1}{#2}}
\newcommand\fcdot{\,\textperiodcentered\,}
\newcommand\fcsep{\space}
\newcommand\fctype{\fontsize{4.6}{5.6}\selectfont\sffamily\color{fcgrey}}
\newcommand\fctitle{\fontsize{7.2}{8.6}\selectfont\sffamily\bfseries\color{fcink}}
\newcommand\fcbody{\fontsize{6.5}{7.9}\selectfont\sffamily\color{fcink}}
\newcommand\fctag{\fontsize{5.3}{6.4}\selectfont\sffamily\color{fcgrey}}
\newcommand\fcdetail{\fontsize{5.3}{6.4}\selectfont\sffamily\color{fcteal}}
\newcommand\fcedgefont{\fontsize{5.3}{6.2}\selectfont\sffamily\itshape\color{fcgrey}}

\tikzset{
  fc/.style={draw, rounded corners=2.4pt, line width=.55pt, align=flush center,
    inner xsep=3.2pt, inner ysep=2.6pt, text width=#1,
    font=\fontsize{6.5}{8.1}\selectfont\sffamily},
  fin/.style={fc=#1, draw=finD, fill=finF},
  arg/.style={fc=#1, draw=argD, fill=argF},
  con/.style={fc=#1, draw=conD, fill=conF},
  ext/.style={fc=#1, draw=extD, fill=extF},
  opt/.style={fc=#1, draw=optD, fill=optF, dashed},
  open/.style={fc=#1, draw=openD, fill=openF},
  aid/.style={fc=#1, draw=aidD, fill=aidF, densely dotted, line width=.75pt},
  dep/.style={draw=fcgrey!85!black, line width=.5pt,
    -{Stealth[length=4.2pt,width=3.2pt]}},
  thin/.style={draw=fcgrey!70, line width=.35pt,
    -{Stealth[length=3.4pt,width=2.6pt]}},
  optedge/.style={draw=optD, line width=.55pt, dashed,
    -{Stealth[length=4.2pt,width=3.2pt]}},
  openedge/.style={draw=openD, line width=.55pt, dashed,
    -{Stealth[length=4.2pt,width=3.2pt]}},
  weak/.style={draw=openD!80, line width=.55pt, densely dotted,
    -{Stealth[length=4.2pt,width=3.2pt]}},
  aidedge/.style={draw=fcteal, line width=.55pt, densely dotted,
    -{Stealth[length=4.2pt,width=3.2pt]}},
  edgelabel/.style={font=\fcedgefont, fill=white, fill opacity=.85,
    text opacity=1, inner sep=1pt, align=center},
}

\newcommand\fclegendbox[2]{\tikz[baseline=-.6ex]\node[#1=1.9cm, text width=,
  inner xsep=4pt, inner ysep=2pt]{\fontsize{7}{8}\selectfont\sffamily #2};}

\makeatletter
\newcommand\fcsetpage[2]{%
  \setlength\paperwidth{#1}\setlength\paperheight{#2}%
  \ifdefined\pdfpagewidth \setlength\pdfpagewidth{#1}\setlength\pdfpageheight{#2}\fi
  \ifdefined\pagewidth \setlength\pagewidth{#1}\setlength\pageheight{#2}\fi
  \setlength\textwidth{\dimexpr#1-30mm\relax}%
  \setlength\textheight{\dimexpr#2-38mm\relax}%
  \setlength\hsize{\textwidth}\setlength\linewidth{\textwidth}%
  \setlength\columnwidth{\textwidth}\setlength\headwidth{\textwidth}%
  \setlength\vsize{\textheight}\global\@colht\textheight
  \global\@colroom\textheight}
\newcommand\fcportrait{\clearpage\fcsetpage{297mm}{420mm}}
\newcommand\fclandscape{\clearpage\fcsetpage{420mm}{297mm}}
\makeatother

\pagestyle{fancy}
\fancyhf{}
\renewcommand\headrulewidth{0pt}
\fancyhead[L]{\fontsize{7.5}{9}\selectfont\sffamily\color{fcgrey}%
  C=8 HAAGERUP CFT\enspace/\enspace DEPENDENCY FLOWCHART}
\fancyhead[R]{\fontsize{7.5}{9}\selectfont\sffamily\color{fcgrey}%
  Expanded draft of 29 September 2026 (341 pages)\enspace\textperiodcentered\enspace map of 4 October 2026}
\fancyfoot[C]{\fontsize{8}{9}\selectfont\sffamily\color{fcgrey}\thepage}

\newcommand\fcheading[2]{%
  {\fontsize{19}{22}\selectfont\rmfamily\bfseries\color{fcink}#1\par}
  \vspace{2pt}
  {\fontsize{9}{11}\selectfont\rmfamily\color{fcink}#2\par}
  \vspace{5pt}}
\newcommand\fcnotes[1]{\par\vspace{6pt}%
  {\fontsize{8.5}{10.5}\selectfont\rmfamily\color{fcink}#1\par}}
\newcommand\fcstandard{%
  {\fontsize{7.5}{9.5}\selectfont\rmfamily\color{fcgrey}%
  Each tag gives the number and page in
  \href{\fcdraft}{\texttt{c8\_expanded\_20260929/haagerup\_c8\_expanded.pdf}}
  (341 pages) and links to that place; teal lines point to its supplementary
  appendices S1--S28. All construction-dependent conclusions inherit the
  stated finite inputs. This is a map of the draft, not additional proof
  certification.\par}}
\setlength\parindent{0pt}
"""


def legend(kinds):
    boxes = []
    for k in kinds:
        boxes.append(r"\fclegendbox{%s}{%s}" % (k, KINDS[k]))
    return r"\par{" + r"\quad".join(boxes) + r"}\par\vspace{4pt}" + "\n"


def edge_style(e):
    return {"dep": "dep", "thin": "thin", "opt": "optedge",
            "open": "openedge", "weak": "weak", "aid": "aidedge"}[e.style]


def measure(pages, workdir):
    """Typeset every node and return {(page, id): (w, h)} in bp."""
    lines = [PREAMBLE.replace(r"\usepackage{monolith-authorship}", ""),
             r"\begin{document}"]
    for p in pages:
        for n in p.nodes:
            w = f"{p.width_cm}cm"
            lines.append(
                r"\setbox0=\hbox{\begin{tikzpicture}\node[%s=%s] {%s};"
                r"\end{tikzpicture}}" % (n.kind, w, n.content()))
            lines.append(r"\typeout{FCSIZE %s %s \the\wd0\space\the\ht0"
                         r"\space\the\dp0}" % (p.key, n.id))
    lines.append(r"\end{document}")
    path = os.path.join(workdir, "measure.tex")
    open(path, "w").write("\n".join(lines))
    r = subprocess.run(["pdflatex", "-interaction=nonstopmode", "-halt-on-error",
                        "measure.tex"], cwd=workdir, capture_output=True,
                       text=True, errors="replace")
    log = open(os.path.join(workdir, "measure.log"), errors="replace").read()
    if r.returncode != 0:
        sys.stderr.write(log[-4000:])
        raise SystemExit("measurement run failed")
    pending = 0
    overfull = []
    for line in log.split("\n"):
        if line.startswith("Overfull \\hbox"):
            pending += 1
        m = re.match(r"FCSIZE (\S+) (\S+) ", line)
        if m:
            if pending:
                overfull.append(f"{m.group(1)}/{m.group(2)}")
            pending = 0
    if overfull:
        print("overfull node text:", ", ".join(overfull))
    log = log.replace("\n", "")
    sizes = {}
    for m in re.finditer(r"FCSIZE (\S+) (\S+) ([\d.]+)pt\s*([\d.]+)pt\s*([\d.]+)pt",
                         log):
        w = float(m.group(3)) * 72 / 72.27
        h = (float(m.group(4)) + float(m.group(5))) * 72 / 72.27
        sizes[(m.group(1), m.group(2))] = (w, h)
    return sizes


CM = 72 / 2.54


def layout_fixed(page, sizes, workdir):
    """Place nodes on the page's grid and let neato route the edges."""
    rows = max(r for _, r in page.grid.values())
    lines = ["digraph G {", '  splines="true";', '  sep="+5";',
             '  esep="+3";', '  overlap="true";']
    lines.append('  node [shape=box, fixedsize=true, label=""];')
    lines.append('  edge [arrowsize=0.55, fontname="Helvetica", fontsize=6];')
    for n in page.nodes:
        w, h = sizes[(page.key, n.id)]
        c, r = page.grid[n.id]
        x = c * page.colsep * CM
        y = (rows - r) * page.rowsep * CM
        lines.append(f'  "{n.id}" [pos="{x:.1f},{y:.1f}!", '
                     f'width={w / 72:.3f}, height={h / 72:.3f}];')
    for e in page.edges:
        a = []
        if e.label:
            plain = re.sub(r"\$|\\[a-zA-Z]+|[{}^_]", "", e.label)
            a.append('label="%s"' % plain.replace('"', ""))
        lines.append(f'  "{e.a}" -> "{e.b}" [{", ".join(a)}];')
    lines.append("}")
    dot = "\n".join(lines)
    open(os.path.join(workdir, f"{page.key}.gv"), "w").write(dot)
    r = subprocess.run(["neato", "-n2", "-Tjson"], input=dot,
                       capture_output=True, text=True)
    if r.returncode != 0:
        raise SystemExit(r.stderr)
    return json.loads(r.stdout)


def layout(page, sizes, workdir):
    if page.grid:
        return layout_fixed(page, sizes, workdir)
    attrs = {"rankdir": "TB", "nodesep": 0.3, "ranksep": 0.4,
             "splines": "spline", "newrank": "true"}
    attrs.update(page.dot_attrs)
    lines = ["digraph G {"]
    for k, v in attrs.items():
        lines.append(f'  {k}="{v}";')
    lines.append('  node [shape=box, fixedsize=true, label=""];')
    lines.append('  edge [arrowsize=0.55, fontname="Helvetica", fontsize=6];')
    for n in page.nodes:
        w, h = sizes[(page.key, n.id)]
        lines.append(f'  "{n.id}" [width={w / 72:.3f}, height={h / 72:.3f}];')
    for e in page.edges:
        a = []
        if e.label:
            plain = re.sub(r"\$|\\[a-zA-Z]+|[{}^_]", "", e.label)
            a.append('label="%s"' % plain.replace('"', ""))
        if not e.constraint:
            a.append("constraint=false")
        if e.weight is not None:
            a.append(f"weight={e.weight}")
        if e.style == "thin":
            a.append("weight=0")
        lines.append(f'  "{e.a}" -> "{e.b}" [{", ".join(a)}];')
    for group in page.ranks:
        lines.append("  { rank=same; " + "; ".join(f'"{g}"' for g in group)
                     + "; }")
    lines.append("}")
    dot = "\n".join(lines)
    open(os.path.join(workdir, f"{page.key}.dot"), "w").write(dot)
    r = subprocess.run(["dot", "-Tjson"], input=dot, capture_output=True,
                       text=True)
    if r.returncode != 0:
        raise SystemExit(r.stderr)
    return json.loads(r.stdout)


def picture(page, g):
    names = {o["_gvid"]: o["name"] for o in g.get("objects", [])}
    bb = [float(x) for x in g["bb"].split(",")]
    out = [r"\begin{tikzpicture}[x=1bp,y=1bp]"]
    out.append(r"\useasboundingbox (%.1f,%.1f) rectangle (%.1f,%.1f);"
               % (bb[0], bb[1], bb[2], bb[3]))
    by_id = {n.id: n for n in page.nodes}
    for o in g.get("objects", []):
        if o["name"] not in by_id or "pos" not in o:
            continue
        n = by_id[o["name"]]
        x, y = (float(v) for v in o["pos"].split(","))
        out.append(r"\node[%s=%scm] (%s) at (%.1f,%.1f) {%s};"
                   % (n.kind, page.width_cm, n.id, x, y, n.content()))
    edges = {(e.a, e.b): e for e in page.edges}
    for ge in g.get("edges", []):
        a, b = names[ge["tail"]], names[ge["head"]]
        e = edges[(a, b)]
        spec = ge["pos"].split()
        end = None
        pts = []
        for tok in spec:
            if tok.startswith("e,"):
                end = tuple(float(v) for v in tok[2:].split(","))
            elif tok.startswith("s,"):
                continue
            else:
                pts.append(tuple(float(v) for v in tok.split(",")))
        path = "(%.1f,%.1f)" % pts[0]
        i = 1
        while i + 2 < len(pts):
            path += " .. controls (%.1f,%.1f) and (%.1f,%.1f) .. (%.1f,%.1f)" % (
                pts[i] + pts[i + 1] + pts[i + 2])
            i += 3
        if end:
            path += " -- (%.1f,%.1f)" % end
        out.append(r"\draw[%s] %s;" % (edge_style(e), path))
        if e.label and "lp" in ge:
            lx, ly = (float(v) for v in ge["lp"].split(","))
            out.append(r"\node[edgelabel] at (%.1f,%.1f) {%s};"
                       % (lx, ly, e.label))
    out.append(r"\end{tikzpicture}")
    return "\n".join(out), (bb[2] - bb[0], bb[3] - bb[1])


def page_tex(page, g):
    pic, (w, h) = picture(page, g)
    kinds = page.kinds or sorted({n.kind for n in page.nodes},
                                 key=list(KINDS).index)
    parts = [r"\fcportrait" if page.orientation == "portrait"
             else r"\fclandscape"]
    parts.append(r"\begin{ai}[Claude]")
    parts.append(r"\fcheading{%s}{%s}" % (page.title, page.subtitle))
    parts.append(r"\iflatexml")
    parts.append(r"\emph{The flowchart on this page is drawn with TikZ and "
                 r"appears in the PDF only.}")
    parts.append(r"\else")
    parts.append(legend(kinds))
    parts.append(r"\begin{center}")
    parts.append(pic)
    parts.append(r"\end{center}")
    parts.append(r"\fi")
    parts.append(r"\fcnotes{%s}" % " ".join(page.notes))
    parts.append(r"\fcstandard")
    parts.append(r"\end{ai}")
    return "\n".join(parts), (w, h)


def concordance_tex():
    rows = []
    for key, title, role, pages in SUPPLEMENT_ROWS:
        num, page, anchor = resolve(key)
        rows.append(r"%s & %s & %s & %s & %s\\" % (
            link(anchor, r"\S\," + num), link(anchor, page), title, role,
            pages))
    return "\n".join([
        r"\fcportrait",
        r"\begin{ai}[Claude]",
        r"\fcheading{Where the supplementary appendices attach}{The "
        r"supplementary appendices S1--S28 print the records behind the "
        r"nodes. Supplementary routes marked ``--'' carry their own "
        r"hypotheses and are not used by the main argument.}",
        r"{\fontsize{9}{11.5}\selectfont\rmfamily",
        r"\begin{longtable}{@{}l r >{\raggedright\arraybackslash}p{.30\linewidth}"
        r" >{\raggedright\arraybackslash}p{.40\linewidth} l@{}}",
        r"\toprule Part & Page & Contents & Used for & Flowchart page\\"
        r"\midrule\endhead",
        r"\bottomrule\endfoot",
        *rows,
        r"\end{longtable}}",
        r"\fcnotes{Appendices A--O keep the numbering of the 78-page base "
        r"revision of 27 September 2026; only their pages moved. The "
        r"verification guide (S1--S6) and the formalization assessment "
        r"(S26--S27) are incorporated companions whose references now "
        r"resolve inside the expanded draft.}",
        r"\fcstandard",
        r"\end{ai}",
    ])


def build_tex(workdir):
    sizes = measure(PAGES, workdir)
    body = []
    report = []
    for p in PAGES:
        g = layout(p, sizes, workdir)
        tex, (w, h) = page_tex(p, g)
        body.append(tex)
        report.append((p.key, p.orientation, w / 72 * 2.54, h / 72 * 2.54))
    body.append(concordance_tex())
    doc = PREAMBLE + "\n\\begin{document}\n" + "\n\n".join(body) \
        + "\n\\end{document}\n"
    return doc, report


def main():
    ap = argparse.ArgumentParser(description=__doc__.split("\n")[0])
    ap.add_argument("--tex-only", action="store_true")
    ap.add_argument("--keep", action="store_true",
                    help="keep the scratch directory")
    args = ap.parse_args()
    os.chdir(HERE)
    LABELS.update(read_aux(f"{DRAFT_DIR}/{DRAFT}.aux"))
    TOC.update(read_toc(f"{DRAFT_DIR}/{DRAFT}.toc"))
    work = tempfile.mkdtemp(prefix="fcbuild-")
    sty_dir = "/home/tzuchen/Codes/monolith/server/src/assets/tex"
    env = dict(os.environ)
    env["TEXINPUTS"] = f"{HERE}//:{sty_dir}//:" + env.get("TEXINPUTS", "")
    try:
        doc, report = build_tex(work)
        for key, orient, w, h in report:
            print(f"{key:12s} {orient:9s} diagram {w:5.1f} x {h:5.1f} cm")
        open(f"{OUT_BASE}.tex", "w").write(doc)
        print(f"wrote {OUT_BASE}.tex")
        if args.tex_only:
            return
        for _ in range(2):
            r = subprocess.run(
                ["pdflatex", "-interaction=nonstopmode", "-halt-on-error",
                 f"-output-directory={work}", f"{OUT_BASE}.tex"],
                capture_output=True, text=True, errors="replace", env=env)
            if r.returncode != 0:
                sys.stderr.write(r.stdout[-4000:])
                raise SystemExit("pdflatex failed")
        shutil.copy(os.path.join(work, f"{OUT_BASE}.pdf"), f"{OUT_BASE}.pdf")
        log = open(os.path.join(work, f"{OUT_BASE}.log"),
                   errors="replace").read()
        for w in re.findall(r"^(?:LaTeX|Package) \S* ?Warning.*$", log, re.M):
            print("warning:", w)
        print(f"wrote {OUT_BASE}.pdf")
    finally:
        if args.keep:
            print("scratch:", work)
        else:
            shutil.rmtree(work, ignore_errors=True)


if __name__ == "__main__":
    main()
